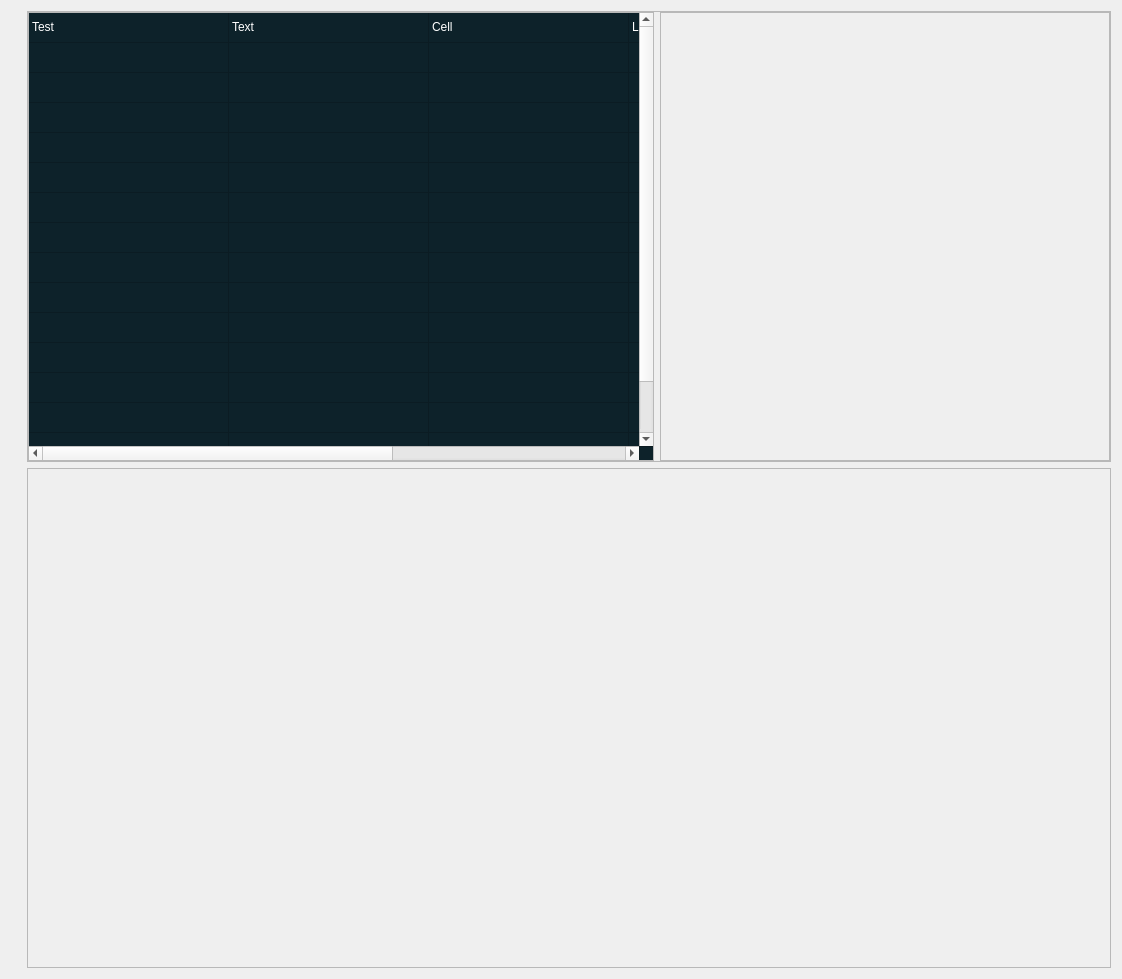
                             <widget class="QWidget" name="scrollAreaWidgetContents_2">
                              <property name="geometry">
                               <rect>
                                <x>0</x>
                                <y>0</y>
                                <width>1122</width>
                                <height>979</height>
                               </rect>
                              </property>
                              <layout class="QVBoxLayout" name="verticalLayout_22">
                               <property name="leftMargin">
                                <number>27</number>
                               </property>
                               <item>
                                <widget class="QFrame" name="frame_8">
                                 <property name="minimumSize">
                                  <size>
                                   <width>0</width>
                                   <height>450</height>
                                  </size>
                                 </property>
                                 <property name="frameShape">
                                  <enum>QFrame::StyledPanel</enum>
                                 </property>
                                 <property name="frameShadow">
                                  <enum>QFrame::Raised</enum>
                                 </property>
                                 <layout class="QHBoxLayout" name="horizontalLayout_17">
                                  <property name="leftMargin">
                                   <number>0</number>
                                  </property>
                                  <property name="topMargin">
                                   <number>0</number>
                                  </property>
                                  <property name="rightMargin">
                                   <number>0</number>
                                  </property>
                                  <property name="bottomMargin">
                                   <number>0</number>
                                  </property>
                                  <item>
                                   <widget class="QFrame" name="frame_7">
                                    <property name="frameShape">
                                     <enum>QFrame::StyledPanel</enum>
                                    </property>
                                    <property name="frameShadow">
                                     <enum>QFrame::Raised</enum>
                                    </property>
                                    <layout class="QHBoxLayout" name="horizontalLayout_10">
                                     <property name="leftMargin">
                                      <number>0</number>
                                     </property>
                                     <property name="topMargin">
                                      <number>0</number>
                                     </property>
                                     <property name="rightMargin">
                                      <number>0</number>
                                     </property>
                                     <property name="bottomMargin">
                                      <number>0</number>
                                     </property>
                                     <item>
                                      <widget class="QTableWidget" name="tableWidget_symptoms">
                                       <property name="sizePolicy">
                                        <sizepolicy hsizetype="Expanding" vsizetype="Expanding">
                                         <horstretch>0</horstretch>
                                         <verstretch>0</verstretch>
                                        </sizepolicy>
                                       </property>
                                       <property name="palette">
                                        <palette>
                                         <active>
                                          <colorrole role="WindowText">
                                           <brush brushstyle="SolidPattern">
                                            <color alpha="255">
                                             <red>255</red>
                                             <green>255</green>
                                             <blue>255</blue>
                                            </color>
                                           </brush>
                                          </colorrole>
                                          <colorrole role="Button">
                                           <brush brushstyle="SolidPattern">
                                            <color alpha="255">
                                             <red>13</red>
                                             <green>34</green>
                                             <blue>42</blue>
                                            </color>
                                           </brush>
                                          </colorrole>
                                          <colorrole role="Text">
                                           <brush brushstyle="SolidPattern">
                                            <color alpha="255">
                                             <red>255</red>
                                             <green>255</green>
                                             <blue>255</blue>
                                            </color>
                                           </brush>
                                          </colorrole>
                                          <colorrole role="ButtonText">
                                           <brush brushstyle="SolidPattern">
                                            <color alpha="255">
                                             <red>255</red>
                                             <green>255</green>
                                             <blue>255</blue>
                                            </color>
                                           </brush>
                                          </colorrole>
                                          <colorrole role="Base">
                                           <brush brushstyle="SolidPattern">
                                            <color alpha="255">
                                             <red>13</red>
                                             <green>34</green>
                                             <blue>42</blue>
                                            </color>
                                           </brush>
                                          </colorrole>
                                          <colorrole role="Window">
                                           <brush brushstyle="SolidPattern">
                                            <color alpha="255">
                                             <red>13</red>
                                             <green>34</green>
                                             <blue>42</blue>
                                            </color>
                                           </brush>
                                          </colorrole>
                                          <colorrole role="AlternateBase">
                                           <brush brushstyle="SolidPattern">
                                            <color alpha="255">
                                             <red>88</red>
                                             <green>88</green>
                                             <blue>88</blue>
                                            </color>
                                           </brush>
                                          </colorrole>
                                          <colorrole role="PlaceholderText">
                                           <brush brushstyle="SolidPattern">
                                            <color alpha="255">
                                             <red>221</red>
                                             <green>221</green>
                                             <blue>221</blue>
                                            </color>
                                           </brush>
                                          </colorrole>
                                         </active>
                                         <inactive>
                                          <colorrole role="WindowText">
                                           <brush brushstyle="SolidPattern">
                                            <color alpha="255">
                                             <red>255</red>
                                             <green>255</green>
                                             <blue>255</blue>
                                            </color>
                                           </brush>
                                          </colorrole>
                                          <colorrole role="Button">
                                           <brush brushstyle="SolidPattern">
                                            <color alpha="255">
                                             <red>13</red>
                                             <green>34</green>
                                             <blue>42</blue>
                                            </color>
                                           </brush>
                                          </colorrole>
                                          <colorrole role="Text">
                                           <brush brushstyle="SolidPattern">
                                            <color alpha="255">
                                             <red>255</red>
                                             <green>255</green>
                                             <blue>255</blue>
                                            </color>
                                           </brush>
                                          </colorrole>
                                          <colorrole role="ButtonText">
                                           <brush brushstyle="SolidPattern">
                                            <color alpha="255">
                                             <red>255</red>
                                             <green>255</green>
                                             <blue>255</blue>
                                            </color>
                                           </brush>
                                          </colorrole>
                                          <colorrole role="Base">
                                           <brush brushstyle="SolidPattern">
                                            <color alpha="255">
                                             <red>13</red>
                                             <green>34</green>
                                             <blue>42</blue>
                                            </color>
                                           </brush>
                                          </colorrole>
                                          <colorrole role="Window">
                                           <brush brushstyle="SolidPattern">
                                            <color alpha="255">
                                             <red>13</red>
                                             <green>34</green>
                                             <blue>42</blue>
                                            </color>
                                           </brush>
                                          </colorrole>
                                          <colorrole role="AlternateBase">
                                           <brush brushstyle="SolidPattern">
                                            <color alpha="255">
                                             <red>88</red>
                                             <green>88</green>
                                             <blue>88</blue>
                                            </color>
                                           </brush>
                                          </colorrole>
                                          <colorrole role="PlaceholderText">
                                           <brush brushstyle="SolidPattern">
                                            <color alpha="255">
                                             <red>221</red>
                                             <green>221</green>
                                             <blue>221</blue>
                                            </color>
                                           </brush>
                                          </colorrole>
                                         </inactive>
                                         <disabled>
                                          <colorrole role="WindowText">
                                           <brush brushstyle="SolidPattern">
                                            <color alpha="255">
                                             <red>255</red>
                                             <green>255</green>
                                             <blue>255</blue>
                                            </color>
                                           </brush>
                                          </colorrole>
                                          <colorrole role="Button">
                                           <brush brushstyle="SolidPattern">
                                            <color alpha="255">
                                             <red>13</red>
                                             <green>34</green>
                                             <blue>42</blue>
                                            </color>
                                           </brush>
                                          </colorrole>
                                          <colorrole role="Text">
                                           <brush brushstyle="SolidPattern">
                                            <color alpha="255">
                                             <red>255</red>
                                             <green>255</green>
                                             <blue>255</blue>
                                            </color>
                                           </brush>
                                          </colorrole>
                                          <colorrole role="ButtonText">
                                           <brush brushstyle="SolidPattern">
                                            <color alpha="255">
                                             <red>255</red>
                                             <green>255</green>
                                             <blue>255</blue>
                                            </color>
                                           </brush>
                                          </colorrole>
                                          <colorrole role="Base">
                                           <brush brushstyle="SolidPattern">
                                            <color alpha="255">
                                             <red>13</red>
                                             <green>34</green>
                                             <blue>42</blue>
                                            </color>
                                           </brush>
                                          </colorrole>
                                          <colorrole role="Window">
                                           <brush brushstyle="SolidPattern">
                                            <color alpha="255">
                                             <red>13</red>
                                             <green>34</green>
                                             <blue>42</blue>
                                            </color>
                                           </brush>
                                          </colorrole>
                                          <colorrole role="AlternateBase">
                                           <brush brushstyle="SolidPattern">
                                            <color alpha="255">
                                             <red>88</red>
                                             <green>88</green>
                                             <blue>88</blue>
                                            </color>
                                           </brush>
                                          </colorrole>
                                          <colorrole role="PlaceholderText">
                                           <brush brushstyle="SolidPattern">
                                            <color alpha="255">
                                             <red>221</red>
                                             <green>221</green>
                                             <blue>221</blue>
                                            </color>
                                           </brush>
                                          </colorrole>
                                         </disabled>
                                        </palette>
                                       </property>
                                       <property name="styleSheet">
                                        <string notr="true">QHeaderView::section { 
	color:white;
	background-color: rgb(18, 81, 79);
}</string>
                                       </property>
                                       <property name="frameShape">
                                        <enum>QFrame::NoFrame</enum>
                                       </property>
                                       <property name="verticalScrollBarPolicy">
                                        <enum>Qt::ScrollBarAlwaysOn</enum>
                                       </property>
                                       <property name="sizeAdjustPolicy">
                                        <enum>QAbstractScrollArea::AdjustToContents</enum>
                                       </property>
                                       <property name="editTriggers">
                                        <set>QAbstractItemView::NoEditTriggers</set>
                                       </property>
                                       <property name="selectionMode">
                                        <enum>QAbstractItemView::SingleSelection</enum>
                                       </property>
                                       <property name="selectionBehavior">
                                        <enum>QAbstractItemView::SelectRows</enum>
                                       </property>
                                       <property name="showGrid">
                                        <bool>true</bool>
                                       </property>
                                       <property name="gridStyle">
                                        <enum>Qt::SolidLine</enum>
                                       </property>
                                       <property name="sortingEnabled">
                                        <bool>false</bool>
                                       </property>
                                       <attribute name="horizontalHeaderVisible">
                                        <bool>false</bool>
                                       </attribute>
                                       <attribute name="horizontalHeaderCascadingSectionResizes">
                                        <bool>true</bool>
                                       </attribute>
                                       <attribute name="horizontalHeaderDefaultSectionSize">
                                        <number>200</number>
                                       </attribute>
                                       <attribute name="horizontalHeaderStretchLastSection">
                                        <bool>true</bool>
                                       </attribute>
                                       <attribute name="verticalHeaderVisible">
                                        <bool>false</bool>
                                       </attribute>
                                       <attribute name="verticalHeaderCascadingSectionResizes">
                                        <bool>false</bool>
                                       </attribute>
                                       <attribute name="verticalHeaderHighlightSections">
                                        <bool>false</bool>
                                       </attribute>
                                       <attribute name="verticalHeaderStretchLastSection">
                                        <bool>true</bool>
                                       </attribute>
                                       <row>
                                        <property name="text">
                                         <string>New Row</string>
                                        </property>
                                        <property name="font">
                                         <font>
                                          <family>Segoe UI</family>
                                         </font>
                                        </property>
                                       </row>
                                       <row>
                                        <property name="text">
                                         <string>New Row</string>
                                        </property>
                                       </row>
                                       <row>
                                        <property name="text">
                                         <string>New Row</string>
                                        </property>
                                       </row>
                                       <row>
                                        <property name="text">
                                         <string>New Row</string>
                                        </property>
                                       </row>
                                       <row>
                                        <property name="text">
                                         <string>New Row</string>
                                        </property>
                                       </row>
                                       <row>
                                        <property name="text">
                                         <string>New Row</string>
                                        </property>
                                       </row>
                                       <row>
                                        <property name="text">
                                         <string>New Row</string>
                                        </property>
                                       </row>
                                       <row>
                                        <property name="text">
                                         <string>New Row</string>
                                        </property>
                                       </row>
                                       <row>
                                        <property name="text">
                                         <string>New Row</string>
                                        </property>
                                       </row>
                                       <row>
                                        <property name="text">
                                         <string>New Row</string>
                                        </property>
                                       </row>
                                       <row>
                                        <property name="text">
                                         <string>New Row</string>
                                        </property>
                                       </row>
                                       <row>
                                        <property name="text">
                                         <string>New Row</string>
                                        </property>
                                       </row>
                                       <row>
                                        <property name="text">
                                         <string>New Row</string>
                                        </property>
                                       </row>
                                       <row>
                                        <property name="text">
                                         <string>New Row</string>
                                        </property>
                                       </row>
                                       <row>
                                        <property name="text">
                                         <string>New Row</string>
                                        </property>
                                       </row>
                                       <row>
                                        <property name="text">
                                         <string>New Row</string>
                                        </property>
                                       </row>
                                       <column>
                                        <property name="text">
                                         <string>Symptoms</string>
                                        </property>
                                        <property name="background">
                                         <color>
                                          <red>17</red>
                                          <green>63</green>
                                          <blue>67</blue>
                                         </color>
                                        </property>
                                       </column>
                                       <column>
                                        <property name="text">
                                         <string>COVID-19</string>
                                        </property>
                                       </column>
                                       <column>
                                        <property name="text">
                                         <string>Common Cold</string>
                                        </property>
                                       </column>
                                       <column>
                                        <property name="text">
                                         <string>Flu</string>
                                        </property>
                                       </column>
                                       <column>
                                        <property name="text">
                                         <string>Allergies</string>
                                        </property>
                                        <property name="background">
                                         <color>
                                          <red>17</red>
                                          <green>67</green>
                                          <blue>70</blue>
                                         </color>
                                        </property>
                                       </column>
                                       <item row="0" column="0">
                                        <property name="text">
                                         <string>Test</string>
                                        </property>
                                       </item>
                                       <item row="0" column="1">
                                        <property name="text">
                                         <string>Text</string>
                                        </property>
                                       </item>
                                       <item row="0" column="2">
                                        <property name="text">
                                         <string>Cell</string>
                                        </property>
                                       </item>
                                       <item row="0" column="3">
                                        <property name="text">
                                         <string>Line</string>
                                        </property>
                                       </item>
                                      </widget>
                                     </item>
                                    </layout>
                                   </widget>
                                  </item>
                                  <item>
                                   <widget class="QFrame" name="frame_48">
                                    <property name="minimumSize">
                                     <size>
                                      <width>450</width>
                                      <height>0</height>
                                     </size>
                                    </property>
                                    <property name="styleSheet">
                                     <string notr="true">border-image: url(:/images/images/images/symptoms.png);</string>
                                    </property>
                                    <property name="frameShape">
                                     <enum>QFrame::StyledPanel</enum>
                                    </property>
                                    <property name="frameShadow">
                                     <enum>QFrame::Raised</enum>
                                    </property>
                                   </widget>
                                  </item>
                                 </layout>
                                </widget>
                               </item>
                               <item>
                                <widget class="QFrame" name="frame_6">
                                 <property name="minimumSize">
                                  <size>
                                   <width>0</width>
                                   <height>500</height>
                                  </size>
                                 </property>
                                 <property name="frameShape">
                                  <enum>QFrame::StyledPanel</enum>
                                 </property>
                                 <property name="frameShadow">
                                  <enum>QFrame::Raised</enum>
                                 </property>
                                 <layout class="QHBoxLayout" name="horizontalLayout_20">
                                  <item>
                                   <layout class="QHBoxLayout" name="graph5"/>
                                  </item>
                                  <item>
                                   <layout class="QHBoxLayout" name="graph6"/>
                                  </item>
                                 </layout>
                                </widget>
                               </item>
                              </layout>
                             </widget>
